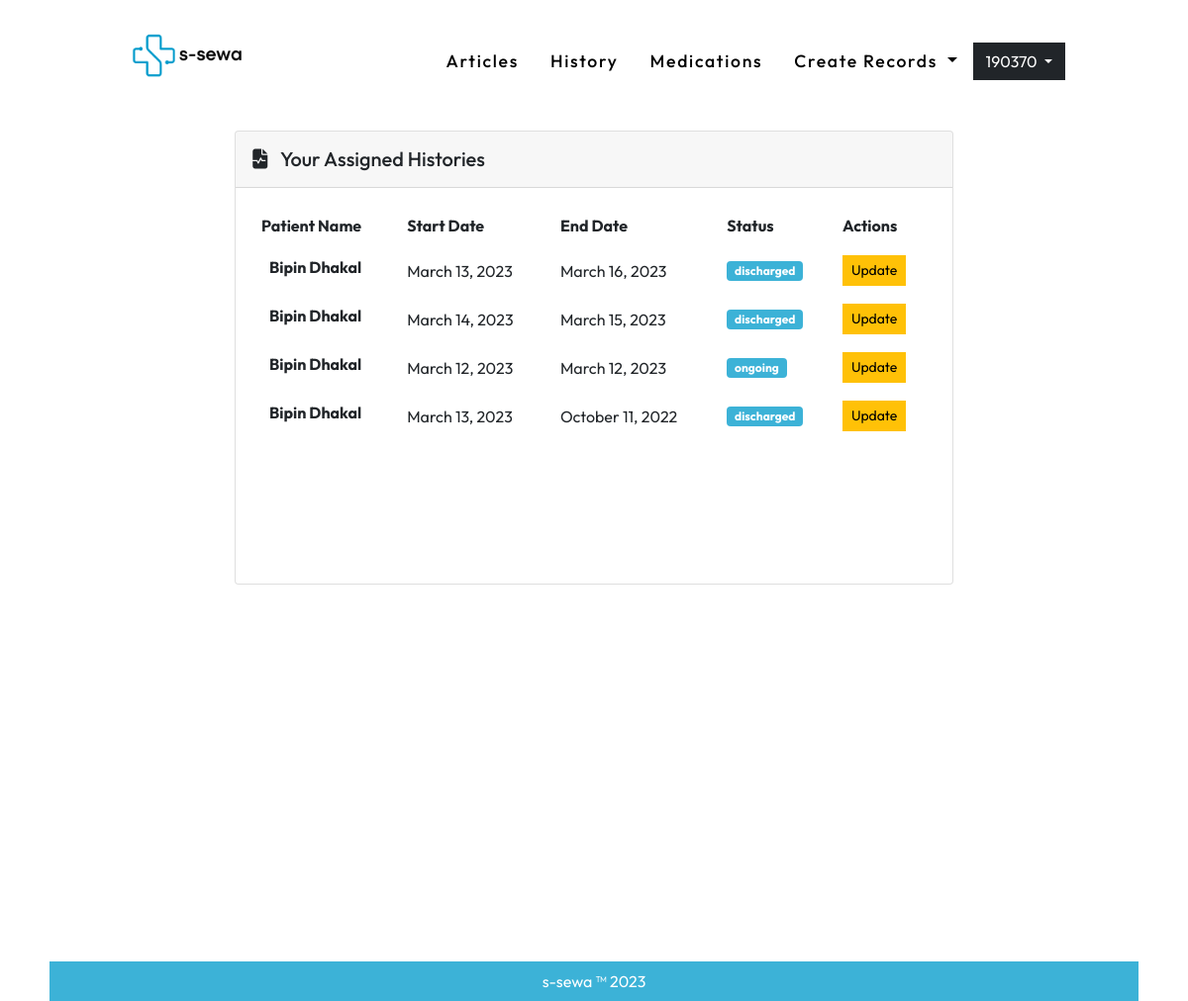
/records/list (signed in), run on the app's committed database.
### user_auth/models.py (models this page shows, shortened)
class User(AbstractUser):
    username = None#models.CharField(max_length=255, null=True, blank=True)
    email = models.EmailField(
        verbose_name='email address',
        max_length=255,
        unique=True,
    )
    user_verification = models.BooleanField(default=False) #initially this field is false but will se chan
    is_active = models.BooleanField(default=False)
    is_staff = models.BooleanField(default=False) # a admin user; non super-user
    is_admin = models.BooleanField(default=False)
    is_institution = models.BooleanField(default=False)
    is_patient = models.BooleanField(default=False)
    document = models.FileField(null=True, upload_to='useruploads/')
    USERNAME_FIELD = 'email'
    REQUIRED_FIELDS = [] #emaila nd password are required fields and first name and last name is inherited from the user creation model
    object = UserManager()
    @property
    def username(self):
        return self.email.split('@')[0]

### records/models.py (models this page shows, shortened)
class HealthRecord(models.Model):
    STATUS = (
    ('ongoing', 'On Going'),
    ('discharged', 'Discharged'),
    )
    start_date = models.DateTimeField(auto_now_add=True)
    end_date = models.DateTimeField(null=True, blank=True)
    documents = models.FileField(null=True, upload_to='healthrecords/')
    prescription = models.TextField(null=True)
    status = models.CharField(max_length=50, choices=STATUS )
    user = models.ForeignKey(User, on_delete=models.CASCADE)
    created_by = models.ForeignKey(User, on_delete=models.CASCADE, related_name='medical')
    @property
    def created(self):
        return '%s' % date(self.start_date, "F d, Y")
    @property
    def ended(self):
        if self.end_date == None:
            return str('On Going')
        return '%s' % date(self.end_date, "F d, Y")

### records/views.py (the view)
# urls.py: path('list', RecordListView.as_view(), name='list' ),
class RecordListView(ListView):
    template_name = 'records/list.html'
    model = HealthRecord
    def get_context_data(self, **kwargs):
        context = super(RecordListView, self).get_context_data(**kwargs)
        obj = HealthRecord.objects.filter(user = self.request.user).order_by('-end_date') | HealthRecord.objects.filter(created_by = self.request.user).order_by('-end_date')
        context.update({ "object_list":obj, 'history_page':'active'})
        return context

### templates/records/list.html
{% extends '../base.html' %}
{% load static %}
{%block bodyblock%}
<div class="container-fluid px-0 mx-0 homediv">
 <div class="container col-lg-9 py-2 ">
  {% if request.user.is_patient%}
    <h3 class="p-0 m-0   mb-5"><i class="fa-solid fa-file-waveform"></i>&nbsp;  Your Health History</h3>
    <div class="row">
        <div class="col-md-12">
          <div id="content">
            <ul class="timeline-1 text-black">
                {% for i in object_list %}
              <li class="event" data-date="{{i.created}} - {{i.ended}}">
                <h4 class="mb-3">{{i.created_by.first_name}}</h4>
                <p>{{i.prescription|truncatechars:120}}</p>
                <a class="text-decoration-none" href="{{i.documents.url}}" download><i class="fa-solid fa-file"></i> &nbsp; View Reports </a>
              </li>
              {%empty%}
              <p class="text-center m-5 p-5 text-muted">No data</p>
              {%endfor%}
            </ul>
          </div>
        </div>
      </div>
      {%else%}
        <div class="row d-flex justify-content-center align-items-center h-100">
          <div class="col-md-12 col-xl-10">
            <div class="card">
              <div class="card-header p-3">
                <h5 class="mb-0"><i class="fa-solid fa-file-waveform me-2"></i> Your Assigned Histories</h5>
              </div>
              <div class="card-body" data-mdb-perfect-scrollbar="true" style="position: relative; height: 400px">
                <table class="table mb-0">
                  <thead>
                    <tr>
                      <th scope="col">Patient Name</th>
                      <th scope="col">Start Date</th>
                      <th scope="col">End Date</th>
                      <th scope="col">Status</th>
                      <th scope="col">Actions</th>
                    </tr>
                  </thead>
                  <tbody>
                    {% for i in object_list %}
                    <tr class="fw-normal">
                      <th>
                        <span class="ms-2">{{i.user.first_name}} {{i.user.last_name}}</span>
                      </th>
                      <td class="align-middle">
                        <span>{{i.created}}</span>
                      </td>
                      <td class="align-middle">
                        <span>{{i.ended}}</span>
                      </td>
                      <td class="align-middle">
                        <h6 class="mb-0"><span class="badge bg-primary">{{i.status}}</span></h6>
                      </td>
                      <td class="align-middle">
                        <a href="{% url 'records:update' pk=i.id %}" class="btn btn-warning btn-sm"  title="Update">Update</a>
                      </td>
                    </tr>
                    {%empty%}
                    <p class="text-center text-muted m- p-5">No data</p>
                    {%endfor%}
                  </tbody>
                </table>
              </div>
            </div>
          </div>
        </div>
      {%endif%}
 </div>
</div>
{%endblock%}

### templates/navbar.html (shortened to what this page needs)
{% load static %}
<div class="container-fluid px-0 mx-0  ">
    <div class="container col-lg-10 py-3">
      <nav class="navbar navbar-expand-lg">
        <div class="container-fluid">
          <a class=" text-decoration-none logo" href="/"><img class="mb-3 me-2" height="60" src="{% static 'images/logo.png'%}" >
          </a>
          <div class="collapse navbar-collapse" id="navbarSupportedContent">
            {% if user.is_authenticated %}
            <ul class="navbar-nav ms-auto mb-2 mb-lg-0">
              <li class="nav-item me-3">
                <a class="nav-link {{article_page}} " href="/articles">Articles</a>
              </li>
              <li class="nav-item me-3">
                <a class="nav-link {{history_page}}" href="{% url 'records:list'%}">History</a>
              </li>
              <li class="nav-item me-3">
                <a class="nav-link {{medication_page}} " href="{% url 'medication:medicationlist'%}" >Medications</a>
              </li>
              {% if request.user.is_patient %}
              <li class="nav-item me-3">
                <a class="nav-link {{homepage}}" aria-current="page" href="{%url 'qrapp:qr'%}"
                  >QR</a
                >
              </li>
              {% else %}
              <li class="nav-item dropdown me-2">
                <a class="nav-link dropdown-toggle" href="#" id="navbarDropdownMenuLink" role="button" data-bs-toggle="dropdown" aria-expanded="false">
                  Create Records
                </a>
              </li>
              {%endif%}
            </ul>
            <div class="dropdown">
              <a
                class="btn btn-dark dropdown-toggle"
                href="#"
                role="button"
                id="dropdownMenuLink"
                data-bs-toggle="dropdown"
                aria-expanded="false"
              >
                {{user.username}}
              </a>
            </div>
            {%endif%}
          </div>
        </div>
      </nav>
    </div>
  </div>

### static/css/style.css (style rules this page uses)
* { box-sizing: border-box; font-family: "Outfit", sans-serif; scroll-behavior: smooth; }
html, body { height: 100%; }
.homediv { min-height: calc(100% ) !important; }
.btn { border-radius: 0px !important; }
.nav-link { font-size: 1.1rem; font-weight: 500; letter-spacing: 1.7px; color: #000; transition: 0.78s; }
.logo { font-size: 1.5rem; font-weight: 600; letter-spacing: 1.7px; color: #000; transition: 0.78s; }
.bg-primary { background-color: #0c9fce !important; opacity: 0.8; }
tr { border: 2px solid rgb(0, 0, 0, 0); }

### data on the page
User: username "190370"
HealthRecord: user.first_name "Bipin", user.last_name "Dhakal", created "March 13, 2023", ended "March 16, 2023", status "discharged"
HealthRecord: user.first_name "Bipin", user.last_name "Dhakal", created "March 14, 2023", ended "March 15, 2023", status "discharged"
HealthRecord: user.first_name "Bipin", user.last_name "Dhakal", created "March 12, 2023", ended "March 12, 2023", status "ongoing"
HealthRecord: user.first_name "Bipin", user.last_name "Dhakal", created "March 13, 2023", ended "October 11, 2022", status "discharged"
